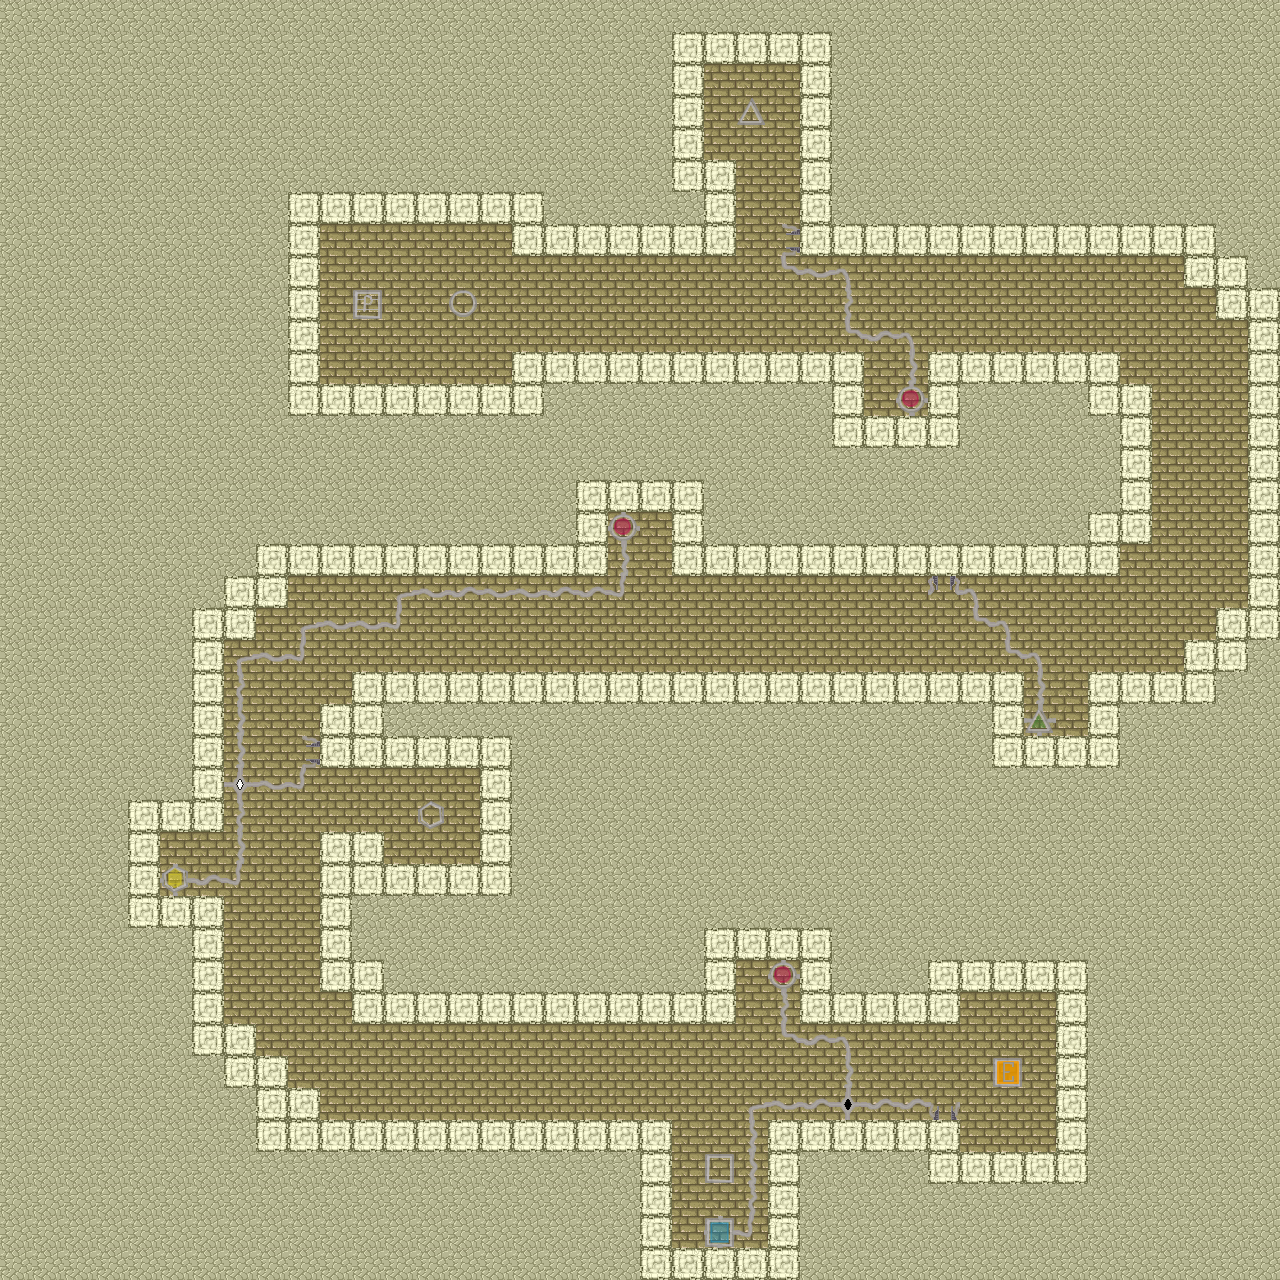

A level layout from a 2D game, rendered from its tile map. Below: a short description, then the map file with tile-grid data replaced by summaries:
An orthogonal 40x40 tile map with 32x32 px tiles, 1 tile layer (Ground) and 11 objects (2x gate_1, 2x gate_2, 2_up_3, player, 1_left_3, ...).

<map version="1.0" orientation="orthogonal" width="40" height="40" tilewidth="32" tileheight="32">
 <tileset firstgid="1" name="desert_tiled6.png" tilewidth="32" tileheight="32" spacing="3" margin="2">
  <image source="gfx/desert_tiled6.png" trans="ff00ff" width="281" height="211" />
  <tile id="0">
   <properties>
    <property name="spawn" value="box" />
   </properties>
  </tile>
  <tile id="1">
   <properties>
    <property name="spawn" value="player" />
   </properties>
  </tile>
  <tile id="2">
   <properties>
    <property name="spawn" value="circle" />
   </properties>
  </tile>
  <tile id="9">
   <properties>
    <property name="spawn" value="triangle" />
   </properties>
  </tile>
  <tile id="10">
   <properties>
    <property name="spawn" value="hexagon" />
   </properties>
  </tile>
  <tile id="16">
   <properties>
    <property name="switch" value="box" />
   </properties>
  </tile>
  <tile id="17">
   <properties>
    <property name="switch" value="circle" />
   </properties>
  </tile>
  <tile id="18">
   <properties>
    <property name="switch" value="free" />
   </properties>
  </tile>
  <tile id="19">
   <properties>
    <property name="exit" value="player" />
   </properties>
  </tile>
  <tile id="24">
   <properties>
    <property name="switch" value="triangle" />
   </properties>
  </tile>
  <tile id="25">
   <properties>
    <property name="switch" value="hexagon" />
   </properties>
  </tile>
  <tile id="26">
   <properties>
    <property name="switch" value="player" />
   </properties>
  </tile>
  <tile id="41">
   <properties>
    <property name="wall" value="true" />
   </properties>
  </tile>
 </tileset>
 <layer name="Ground" width="40" height="40">
  <data>[1600 cells, 1600 non-empty, 27 distinct tile ids]</data>
 </layer>
 <objectgroup name="Object Layer 1" width="40" height="40">
  <object name="gate_1" type="2_up_3" gid="46" x="944" y="1114" />
  <object name="circle_1" type="gate_1" gid="46" x="784" y="972" />
  <object name="exit_1" type="player" gid="46" x="1010" y="1071" />
  <object name="box_1" type="gate_1" gid="46" x="721" y="1233" />
  <object name="circle_2" type="gate_2" gid="46" x="623" y="524" />
  <object name="hexagon_1" type="gate_2" gid="46" x="175" y="877" />
  <object name="gate_2" type="1_left_3" gid="46" x="313" y="755" />
  <object name="gate_3" type="1_down_3" gid="46" x="949" y="587" />
  <object name="gate_4" type="1_left_2" gid="46" x="781" y="243" />
  <object name="triangle_1" type="gate_3" gid="46" x="1043" y="719" />
  <object name="circle_3" type="gate_4" gid="46" x="914" y="399" />
 </objectgroup>
</map>